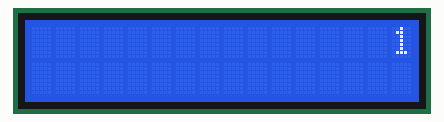
Recording of a sketch running on a simulated Arduino Uno, built with avr-gcc and run on an emulated ATmega328P. Shown: 16×2 character LCD.

Above: at 12.1 s.
At 13.6 s:
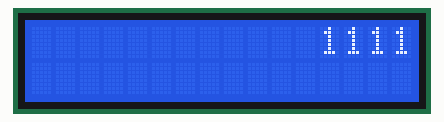
At 15.6 s:
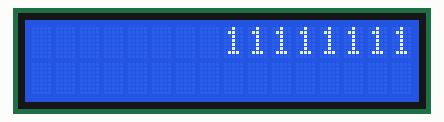
At 19.6 s:
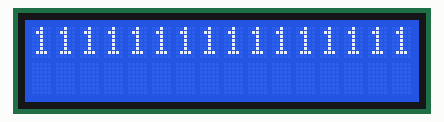
At 32.1 s:
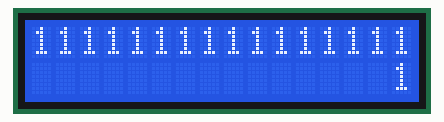
At 39.1 s:
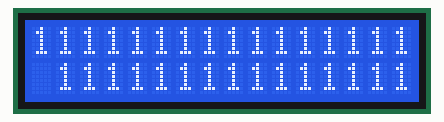

Measured:
- what the display in image 0 shows lasts 0.5 s, from 12.1 s to 12.6 s
- what the display in image 3 shows lasts 12.5 s, from 19.6 s to 32.1 s

The sketch:

lcdMain.ino
```cpp
#include <LiquidCrystal.h>

//Led pins
const int rs = 2, en = 3, d4 = 4, d5 = 5, d6 = 6, d7 = 7;
LiquidCrystal lcd(rs, en, d4, d5, d6, d7);

void setup() {
  //Set up LCD number of columns and rows
  lcd.begin(16, 2);

}

void loop() {
  //set cursor to (0, 0)
  lcd.setCursor(0, 0);

  //enable autoscroll
  lcd.autoscroll();

  //Printing infinite times "1"
  while(true)
  {
    lcd.print(1);
    delay(500);
  }


}
```
